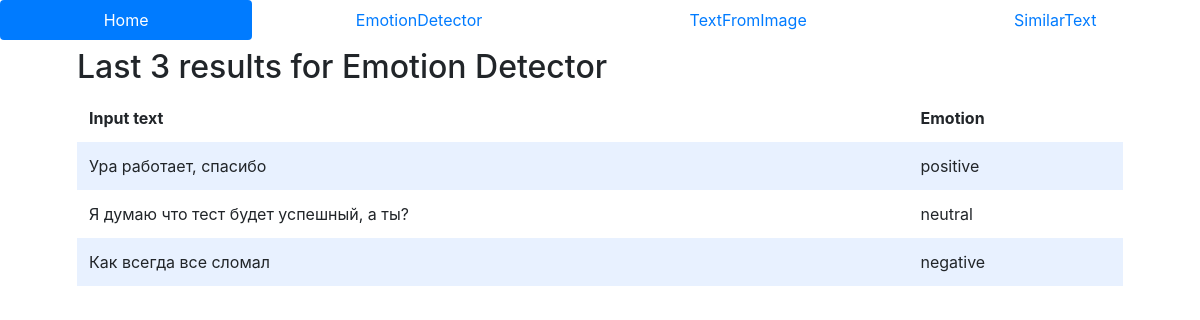
The page / on the database its author committed.
### tables this page shows
CREATE TABLE emotion(id INTEGER PRIMARY KEY AUTOINCREMENT, input TEXT NOT NULL, output TEXT NOT NULL, score FLOAT NOT NULL);

### app.py (the view)
@app.route("/")
def index():
    results = db.execute("SELECT * FROM emotion ORDER BY id DESC LIMIT 3")
    return render_template("index.html", results=results)

### app.py (called while the page is built)
@app.after_request
def after_request(response):
    response.headers["Cache-Control"] = "no-cache, no-store, must-revalidate"
    response.headers["Expires"] = 0
    response.headers["Pragma"] = "no-cache"
    return response

### templates/index.html (shortened to what this page needs)
<!DOCTYPE html>
<html lang="en">
    <head>
        <link rel="stylesheet" href="https://cdn.jsdelivr.net/npm/bootstrap@4.5.3/dist/css/bootstrap.min.css">
        <link href="static/styles.css" rel="stylesheet">
    </head>
    <body>
        <nav class="nav nav-pills nav-fill">
            <li class="nav-item">
                <a class="nav-link active" href="/">Home</a>
            </li>
            <li class="nav-item">
                <a class="nav-link" href="/emotion">EmotionDetector</a>
            </li>
            <li class="nav-item">
                <a class="nav-link" href="/text_from_image">TextFromImage</a>
            </li>
            <li class="nav-item">
                <a class="nav-link" href="/similar-text">SimilarText</a>
            </li>
        </nav>
        <div class="container">
            <div class="section">
                <h2>Last 3 results for Emotion Detector</h2>
                <table>
                    <thead>
                        <tr>
                            <th>Input text</th>
                            <th>Emotion</th>
                        </tr>
                    </thead>
                    <tbody>
                        {% for result in results %}
                            <tr>
                                <td>{{ result.input }}</td>
                                <td>{{ result.output }}</td>
                            </tr>
                        {% endfor %}
                    </tbody>
                </table>
            </div>
        </div>
    </body>
</html>

### static/styles.css (style rules this page uses)
.section { padding-bottom: 1rem; padding-left: 2rem; padding-right: 2rem; padding-top: 0.5rem; }
table { background-color: transparent; margin-bottom: 1rem; width: 100%; }
table th, table td { padding: 0.75rem; vertical-align: middle; }
tbody tr:nth-of-type(odd) { background-color: rgb(179, 208, 255, 0.3) }

### rows shown on the page
emotion: input "Ура работает, спасибо", output "positive"
emotion: input "Я думаю что тест будет успешный, а ты?", output "neutral"
emotion: input "Как всегда все сломал", output "negative"
